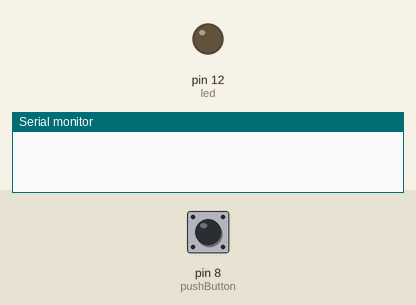
Bench run of a sketch on a simulated Arduino Uno, built with avr-gcc and run on an emulated ATmega328P. On the bench: output pins drawn as LEDs (lit = HIGH), the last lines printed to the serial monitor. Inputs (shaded band) come from the test bench; at power-on: pin 8 (pushButton) HIGH.

Above: at 1.2 s.
1.3 s: pin 8 (pushButton) pulled LOW for 3.2 s
At 3.0 s:
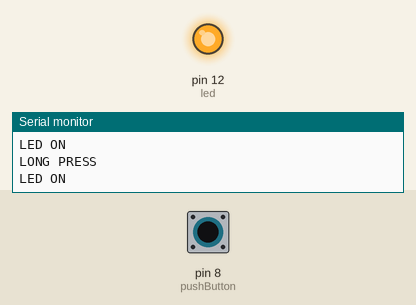
6.0 s: pin 8 (pushButton) driven LOW
At 7.8 s:
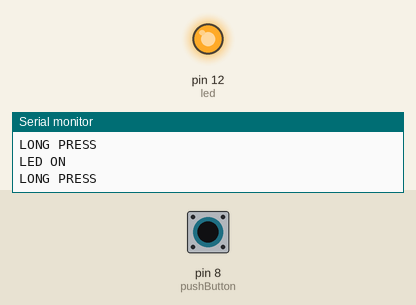
9.0 s: pin 8 (pushButton) driven HIGH
At 9.8 s:
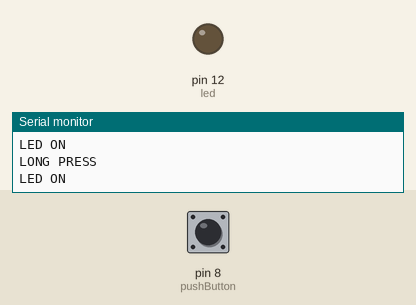
Timing chart, 0 to 12.0 s (numbered marks = the images above; inputs shaded):
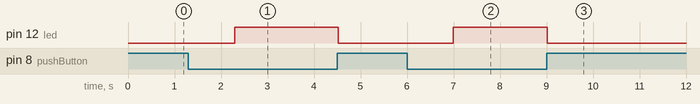

The sketch:

code.ino
```cpp
int led = 12;
int pushButton = 8;

int lastButtonState = HIGH;

bool ledState = false;

unsigned long pressStartTime = 0;
unsigned long elapsedTime = 0;

const unsigned long longPressInterval = 1000;

void setup()
{
  pinMode(led, OUTPUT);
  pinMode(pushButton, INPUT_PULLUP);

  Serial.begin(9600);
}

void loop()
{
  int currentButtonState = digitalRead(pushButton);
  unsigned long currentTime = millis();

  // Detect button press: HIGH -> LOW
  if (lastButtonState == HIGH && currentButtonState == LOW)
  {
    Serial.println("Button pressed");

    // Start timer
    pressStartTime = currentTime;
    Serial.println(pressStartTime);
  }

  // Button is being held
  if (currentButtonState == LOW)
  {
    elapsedTime = currentTime - pressStartTime;

    // Turn LED on after 1 second of holding
    if (elapsedTime >= longPressInterval)
    {
      ledState = true;
      digitalWrite(led, HIGH);

      Serial.println("LONG PRESS");
      Serial.println("LED ON");
    }
  }

  // Button released
  if (currentButtonState == HIGH)
  {
    ledState = false;
    digitalWrite(led, LOW);
  }

  lastButtonState = currentButtonState;
}
```

Measured:
- after the input at 1.3 s, pin 12 (led): LOW → HIGH after 1.0 s, → LOW 2.2 s later
- after the input at 6.0 s, pin 12 (led): LOW → HIGH after 1.0 s
- after the input at 9.0 s, pin 12 (led): HIGH → LOW at once
